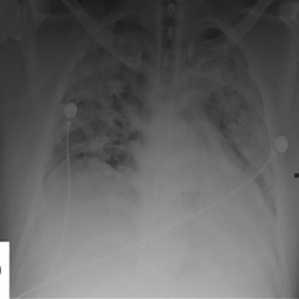
#> input picture Radiography dataset/COVID/COVID-102.png, 299 x 299 px, found by its file name; its folder holds 4 pictures in this run
$ python DataProcessing.py
#> lines starting #> are read from the running program, lines starting #| are printed output that depends on the picture
import os
import numpy as np
import pandas as pd
import cv2
import pickle

class DataPreProcess:
    """A class to prepare the data for the model."""
    def __init__(self, path = "Radiography dataset", \
                split_probability = 0.8):
        """Setup the class with necessary information.

        Args:
            path (str, optional): location of original data.
                Defaults to "COVID-19_Radiography_Dataset".
            split_probability (float, optional): probability to split data
                into training set and test set.
                For example, if split_probability = 0.6,
                this means that the data will be split into
                training set with 60% size of the original data,
                and test set with 40% size of original data.
                Defaults to 0.8.
        """
        self.data_location = path
        self.split_prob = split_probability

    def read_dataset(self):
        """Read images from dataset.

        Returns:
            (tuple): A tuple with first element is a list of images,
            and second element is a list of corresponding label
            (1 if the image shows a COVID positive case, 0 otherwise).
        """
        X, y = [], []
        try:
            covid_data_dir = self.data_location + "/COVID"
            normal_data_dir = self.data_location + "/Normal"
        except FileNotFoundError:
            print("There are no {} available".format(self.data_location))

        # Read images labelled with COVID.
        for file, _ in zip(os.listdir(covid_data_dir), range(3000)):
            image = cv2.imread("{}/{}".format(covid_data_dir, file))
#> image is the input picture: shape (299, 299, 3); min 25, max 255, mean 97.8
            X.append(self.process_image(image))
#> in process_image, `image = (image - np.mean(image)) / np.std(image)`:
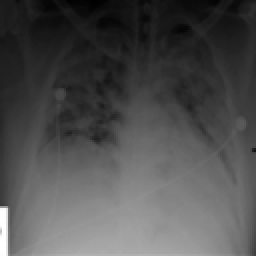
#> image: shape (128, 128) float64 (shown 2 times larger); min -1.69, max 3.76, mean 0; drawn with min black and max white
            y.append(1.0)
#> pass 2 of the loop in read_dataset, `for file, _ in zip(os.listdir(covid_data_dir), range(3000)):`:
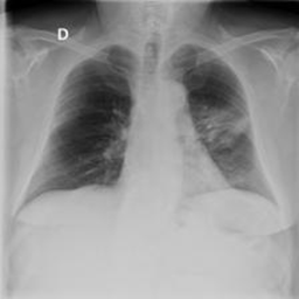
#> input picture Radiography dataset/COVID/COVID-1042.png, 299 x 299 px, found by its file name
#> in read_dataset, image is the input picture: shape (299, 299, 3); min 0, max 242, mean 147.8
#> in process_image (call 2), `image = (image - np.mean(image)) / np.std(image)`:
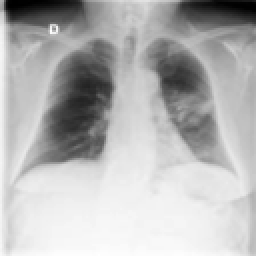
#> image: shape (128, 128) float64 (shown 2 times larger); min -2.96, max 1.21, mean -5.55e-17; drawn with min black and max white
#> pass 3 of the loop in read_dataset, `for file, _ in zip(os.listdir(covid_data_dir), range(3000)):`:
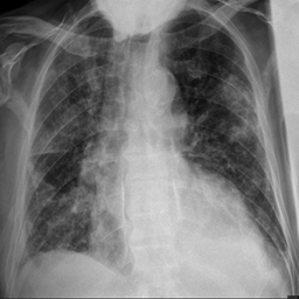
#> input picture Radiography dataset/COVID/COVID-1082.png, 299 x 299 px, found by its file name
#> in read_dataset, image is the input picture: shape (299, 299, 3); min 0, max 226, mean 121.6
#> in process_image (call 3), `image = (image - np.mean(image)) / np.std(image)`:
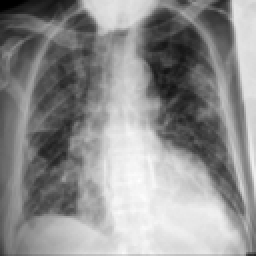
#> image: shape (128, 128) float64 (shown 2 times larger); min -2.28, max 1.77, mean 2.78e-17; drawn with min black and max white
#> the loop made 4 passes; the first 3 are shown

        # Read images labelled with Normal.
#> (the run stopped early here; a loop or call above may not have finished)
